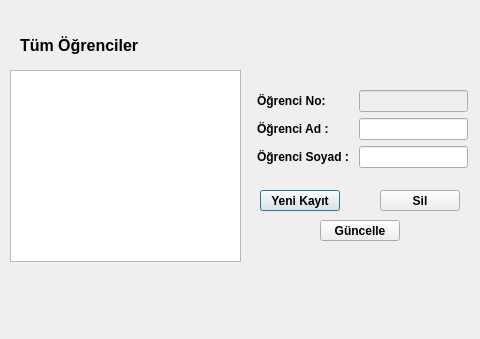
<?xml version="1.0" encoding="UTF-8"?>
<ui version="4.0">
 <class>Ogrenci</class>
 <widget class="QDialog" name="Ogrenci">
  <property name="geometry">
   <rect>
    <x>0</x>
    <y>0</y>
    <width>480</width>
    <height>339</height>
   </rect>
  </property>
  <property name="windowTitle">
   <string>Dialog</string>
  </property>
  <widget class="QLabel" name="label">
   <property name="geometry">
    <rect>
     <x>20</x>
     <y>30</y>
     <width>131</width>
     <height>31</height>
    </rect>
   </property>
   <property name="font">
    <font>
     <pointsize>12</pointsize>
     <bold>true</bold>
    </font>
   </property>
   <property name="text">
    <string>Tüm Öğrenciler</string>
   </property>
  </widget>
  <widget class="QTableView" name="ogr_table">
   <property name="geometry">
    <rect>
     <x>10</x>
     <y>70</y>
     <width>231</width>
     <height>192</height>
    </rect>
   </property>
  </widget>
  <widget class="QPushButton" name="yeni_btn">
   <property name="geometry">
    <rect>
     <x>260</x>
     <y>190</y>
     <width>80</width>
     <height>21</height>
    </rect>
   </property>
   <property name="font">
    <font>
     <bold>true</bold>
    </font>
   </property>
   <property name="text">
    <string>Yeni Kayıt</string>
   </property>
  </widget>
  <widget class="QPushButton" name="guncelle_btn">
   <property name="geometry">
    <rect>
     <x>320</x>
     <y>220</y>
     <width>80</width>
     <height>21</height>
    </rect>
   </property>
   <property name="font">
    <font>
     <bold>true</bold>
    </font>
   </property>
   <property name="text">
    <string>Güncelle</string>
   </property>
  </widget>
  <widget class="QPushButton" name="sil_btn">
   <property name="geometry">
    <rect>
     <x>380</x>
     <y>190</y>
     <width>80</width>
     <height>21</height>
    </rect>
   </property>
   <property name="font">
    <font>
     <bold>true</bold>
    </font>
   </property>
   <property name="text">
    <string>Sil</string>
   </property>
  </widget>
  <widget class="QWidget" name="">
   <property name="geometry">
    <rect>
     <x>257</x>
     <y>90</y>
     <width>211</width>
     <height>78</height>
    </rect>
   </property>
   <layout class="QHBoxLayout" name="horizontalLayout">
    <item>
     <layout class="QVBoxLayout" name="verticalLayout_2">
      <item>
       <widget class="QLabel" name="label_2">
        <property name="font">
         <font>
          <bold>true</bold>
         </font>
        </property>
        <property name="text">
         <string>Öğrenci No:</string>
        </property>
       </widget>
      </item>
      <item>
       <widget class="QLabel" name="label_3">
        <property name="font">
         <font>
          <bold>true</bold>
         </font>
        </property>
        <property name="text">
         <string>Öğrenci Ad :</string>
        </property>
       </widget>
      </item>
      <item>
       <widget class="QLabel" name="label_4">
        <property name="font">
         <font>
          <bold>true</bold>
         </font>
        </property>
        <property name="text">
         <string>Öğrenci Soyad : </string>
        </property>
       </widget>
      </item>
     </layout>
    </item>
    <item>
     <layout class="QVBoxLayout" name="verticalLayout">
      <item>
       <widget class="QLineEdit" name="no_ln">
        <property name="enabled">
         <bool>false</bool>
        </property>
       </widget>
      </item>
      <item>
       <widget class="QLineEdit" name="ad_ln"/>
      </item>
      <item>
       <widget class="QLineEdit" name="soyad_ln"/>
      </item>
     </layout>
    </item>
   </layout>
  </widget>
 </widget>
 <resources/>
 <connections/>
</ui>
